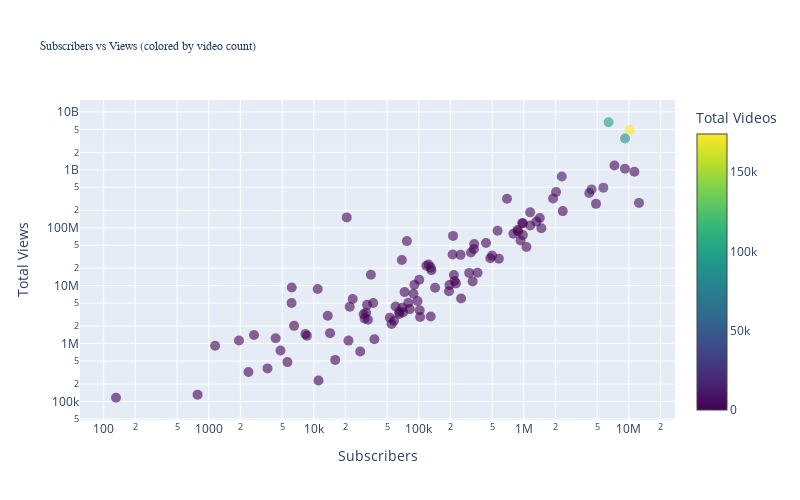

The code cell stored with this chart in its notebook:
### Markdown cell above
# Output Analysis

*  There is a strong positive correlation between subscribers and total views are channels with more subscribers generally accumulate significantly higher total views.
*   The  channels with a higher number of videos tend to achieve very high total views, but even channels with fewer videos can perform well if they have a strong subscriber base.

### Code cell
fig = go.Figure()
fig.add_trace(
    go.Scatter(x=channel_df['subscribers'], y=channel_df['total_views'],
               mode='markers',
               marker=dict(size=10, color=channel_df['total_videos'],
                          colorscale='Viridis', opacity=0.6,
                          colorbar=dict(title='Total Videos'),
                          showscale=True))
)
fig.update_layout(
    title='Subscribers vs Views (colored by video count)',
    title_font=dict(size=12, family='Arial Black'),
    xaxis_title='Subscribers',
    yaxis_title='Total Views',
    xaxis_type='log',
    yaxis_type='log',
    height=500,
    width=800
)
fig.show()
